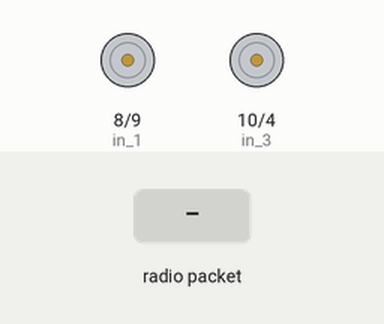
Bench run of a sketch on a simulated Arduino Uno, built with avr-gcc and run on an emulated ATmega328P. On the bench: motor-driver pin pairs drawn as motors (green arrow = first pin HIGH = forward, orange = second pin HIGH = backward, longer = more drive, scaled by the enable pin). The test bench sets the inputs (shaded band). No radio packets arrive unless stated.

Above: at 1.2 s.
1.3 s: radio packet "5" arrives
At 1.6 s:
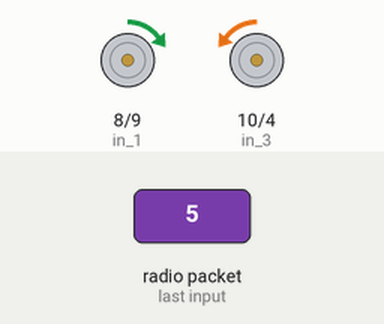
2.8 s: radio packet "90" arrives
At 3.9 s:
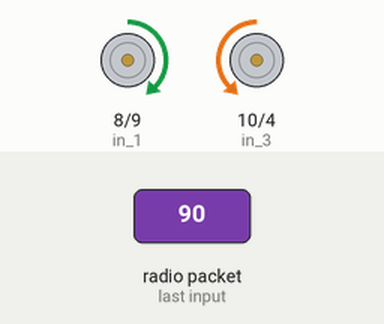
4.3 s: radio packet "200" arrives
At 5.1 s:
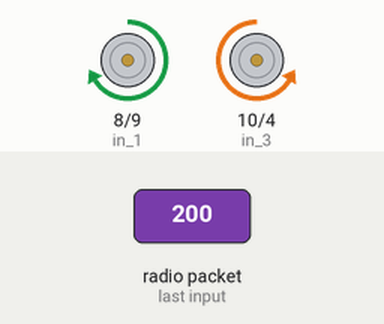
Timing chart, 0 to 7.3 s (numbered marks = the images above; inputs shaded):
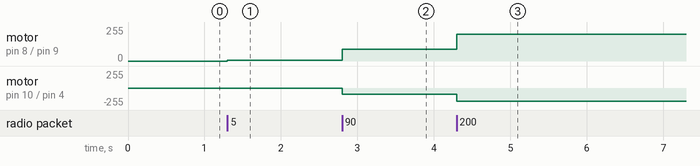

Measured:
- after the input at 1.3 s, motor on pin 8 (in_1) / pin 9 (in_2): stopped → forward 5/255 at once; motor on pin 10 (in_3) / pin 4 (in_4): stopped → backward 5/255 at once
- after the input at 2.8 s, motor on pin 8 (in_1) / pin 9 (in_2): forward 5/255 → forward 90/255 at once; motor on pin 10 (in_3) / pin 4 (in_4): backward 5/255 → backward 90/255 at once
- after the input at 4.3 s, motor on pin 8 (in_1) / pin 9 (in_2): forward 90/255 → forward 200/255 at once; motor on pin 10 (in_3) / pin 4 (in_4): backward 90/255 → backward 200/255 at once

The sketch:

StringTest_receiver.ino
```cpp
#include <printf.h>
#include <RF24_config.h>
#include <SPI.h>
#include <nRF24L01.h>
#include <RF24.h>

RF24 radio(6, 7); // CE, CSN

const int ENpwm1 = 3 ;
const int ENpwm2 = 5 ;
const int in_1 = 8 ;
const int in_2 = 9 ;
const int in_3 = 10;
const int in_4 = 4;


//For providing logic to L298 IC to choose the direction of the DC motor

const byte address[6] = "00001";
boolean button_state = 0;
float speedValue = 0;
float rotationValue = 0;
int finalSpeed =0;
char charMsg[15] = "";
String stringMsg = "";
int rotationThreshold = 20;
int rightWheel = 0;
int leftWheel = 0;

void setup() {
  Serial.begin(9600);

  pinMode(ENpwm1, OUTPUT) ;  //we have to set PWM pins as output
  pinMode(ENpwm2, OUTPUT);
  pinMode(in_1, OUTPUT) ; //Logic pins are also set as output
  pinMode(in_2, OUTPUT) ;
  pinMode(in_3, OUTPUT) ;
  pinMode(in_4, OUTPUT) ;

  radio.begin();
  radio.openReadingPipe(0, address);
  radio.setPALevel(RF24_PA_MIN);
  radio.startListening();
}

void loop() {
  if (radio.available()) {
    radio.read(&charMsg, sizeof(charMsg));    //Reading the whole received message
    stringMsg = String(charMsg);

    char* temp = strtok(charMsg, ";");
    speedValue = atof(temp);
    temp = strtok(NULL, ";");
    finalSpeed = (int) (round(speedValue));    // final speed value
    rotationValue = atof(temp);                // final steering value

    Drive();
  }
}

void Drive()
{
  //For Clock wise motion , in_1 = High , in_2 = Low
  digitalWrite(in_1, HIGH) ;
  digitalWrite(in_2, LOW) ;
  digitalWrite(in_3, LOW);
  digitalWrite(in_4, HIGH);

  leftWheel = finalSpeed;
  rightWheel = finalSpeed;
  if (abs(rotationValue) > rotationThreshold)
  {
    if (rotationValue > 0) // turn right --> slow down right wheel
    {
      rightWheel = rightWheel-rotationValue;
      if (rightWheel < 0){
        rightWheel = 0;
      }
    }
    else // turn left --> slow down left wheel
    {
      leftWheel = leftWheel+rotationValue;
      if (leftWheel < 0){
        leftWheel = 0;
      }
    }
  }
  analogWrite(ENpwm1, leftWheel) ; // left wheel
  analogWrite(ENpwm2, rightWheel) ; // right wheel
  //Serial.print(leftWheel); Serial.print(" - "); Serial.println(rightWheel);
}

void Brake() {
  digitalWrite(in_1, HIGH) ;
  digitalWrite(in_2, HIGH) ;
  digitalWrite(in_3, HIGH) ;
  digitalWrite(in_4, HIGH) ;
}
```
